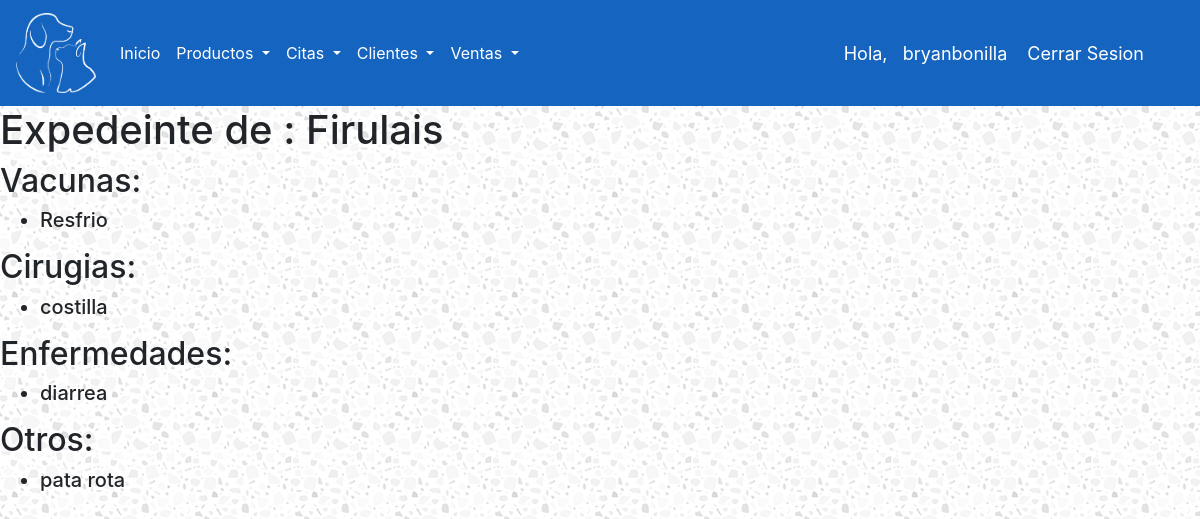
/expediente-mascota/4 (signed in), run on the app's committed database.
### ControlDeVeterinaria/models.py (models this page shows, shortened)
class Account(AbstractBaseUser):
    ROLES = (
        ('ADMIN','ADMIN'),
        ('EMPLEADO','EMPLEADO'),
    )
    rol = models.CharField(max_length=30, choices=ROLES)
    username = models.CharField(max_length=50, unique=True)
    password = models.CharField(max_length=50)
    is_admin = models.BooleanField(default=False)
    is_staff = models.BooleanField(default=False)
    is_superuser = models.BooleanField(default=False)
    USERNAME_FIELD = 'username'
    REQUIRED_FIELDS = ['rol','password']
    objects = MyAccountManager()
    def __str__(self):
        return self.username

class Mascota(models.Model):
    nombreMascota = models.CharField(max_length=20)
    especie = models.CharField(max_length=20)
    raza = models.CharField(max_length=20)
    edad = models.IntegerField()
    propietario = models.ForeignKey(Propietario, on_delete=models.SET_NULL, null=True)

class Vacunas(models.Model):
    vacuna = models.CharField(max_length=30)
    mascota = models.ForeignKey(Mascota, on_delete=models.SET_NULL, null = True)

class Cirugias(models.Model):
    cirugia = models.CharField(max_length=30)
    mascota = models.ForeignKey(Mascota, on_delete=models.SET_NULL, null = True)

class Enfermedades(models.Model):
    enfermedad = models.CharField(max_length=30)
    mascota = models.ForeignKey(Mascota, on_delete=models.SET_NULL, null = True)

class Otros(models.Model):
    otro = models.CharField(max_length=30)
    mascota = models.ForeignKey(Mascota, on_delete=models.SET_NULL, null = True)

### ControlDeVeterinaria/views.py (the view)
# urls.py: path('expediente-mascota/<int:id>', expediente_mascota, name="expediente-mascota"),
@login_required(login_url='login')
def expediente_mascota(request, id):
    cirugias = Cirugias.objects.filter(mascota__id=id)
    vacunas = Vacunas.objects.filter(mascota__id=id)
    enfermedades = Enfermedades.objects.filter(mascota__id=id)
    otros = Otros.objects.filter(mascota__id=id)
    mascota = Mascota.objects.get(id=id)
    context ={
        'cirugias':cirugias,
        'vacunas':vacunas,
        'enfermedades':enfermedades,
        'otros':otros,
        'mascota':mascota,
    }
    return render(request, 'ControlDeVeterinaria/expediente-mascota.html', context)

### ControlDeVeterinaria/templates/ControlDeVeterinaria/expediente-mascota.html
{% extends 'ControlDeVeterinaria/base.html' %}
{% load static %}
{% block content %}
<h1> Expedeinte de : {{mascota.nombreMascota}}</h1>
<h2> Vacunas: </h2>
<ul>
{% for vacuna in vacunas %}
<h5><li>{{vacuna.vacuna}}</li></h5>
{% endfor %}
</ul>
<h2> Cirugias: </h2>
<ul>
{% for cirugia in cirugias %}
<h5><li>{{cirugia.cirugia}}</li></h5>
{% endfor %}
</ul>
<h2> Enfermedades: </h2>
<ul>
{% for enfermedad in enfermedades %}
<h5><li>{{enfermedad.enfermedad}}</li></h5>
{% endfor %}
</ul>
<h2> Otros: </h2>
<ul>
{% for otro in otros %}
<h5><li>{{otro.otro}}</li></h5>
{% endfor %}
</ul>
{% endblock %}

### ControlDeVeterinaria/templates/ControlDeVeterinaria/base.html (shortened to what this page needs)
<!DOCTYPE html>
{% load static %}
<html>
<head>
	<link rel="stylesheet" href="https://cdn.jsdelivr.net/npm/bootstrap@4.5.3/dist/css/bootstrap.min.css">
<link rel="stylesheet" href="{% static "CDV/css/1.css" %}">
</head>
<body>
	<header>
		<nav class="navbar navbar-expand-lg">
      <a class="navbar-brand text-white" href="{% url 'index' %}" ><img src="{% static "CDV/images/Logo.png" %}" class="imglogo"></a>
      <div class="collapse navbar-collapse" id="navbarSupportedContent">
        <ul class="navbar-nav mr-auto">
          <li class="nav-item active">
            <a class="nav-link text-white" href={% url 'index' %} >Inicio <span class="sr-only">(current)</span></a>
          </li>
          <li class="nav-item dropdown">
            <a class="nav-link dropdown-toggle text-white" href="#" id="navbarDropdown" role="button" data-toggle="dropdown" aria-haspopup="true" aria-expanded="false">
              Productos
            </a>
          </li>
          <li class="nav-item dropdown">
            <a class="nav-link dropdown-toggle text-white" href="#" id="navbarDropdown" role="button" data-toggle="dropdown" aria-haspopup="true" aria-expanded="false">
              Citas
            </a>
          </li>
          <li class="nav-item dropdown">
            <a class="nav-link dropdown-toggle text-white" href="#" id="navbarDropdown" role="button" data-toggle="dropdown" aria-haspopup="true" aria-expanded="false">
              Clientes
            </a>
          </li>
          <li class="nav-item dropdown">
            <a class="nav-link dropdown-toggle text-white" href="#" id="navbarDropdown" role="button" data-toggle="dropdown" aria-haspopup="true" aria-expanded="false">
              Ventas
            </a>
          </li>
        </ul>
      </div>
      <span class = "hello-msg">Hola, &nbsp {{request.user}} </span>
      <span class = "hello-msg"><a href="{% url 'logout' %}">Cerrar Sesion</a></span>
    </nav>
	</header>
{% block content %}
{% endblock %}
</body>
</html>

### static/CDV/css/1.css (style rules this page uses)
html { font-family: 'Montserrat', sans-serif; }
nav { background-color: #1565c0 !important; color: white; }
.imglogo { width: 80px; height: 80px; }

### data on the page
Account: user "bryanbonilla"
Mascota: nombreMascota "Firulais"
Vacunas: vacuna "Resfrio"
Cirugias: cirugia "costilla"
Enfermedades: enfermedad "diarrea"
Otros: otro "pata rota"
